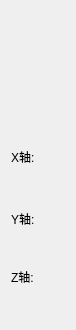
         <widget class="QWidget" name="layoutWidget_3">
          <property name="geometry">
           <rect>
            <x>50</x>
            <y>150</y>
            <width>69</width>
            <height>330</height>
           </rect>
          </property>
          <layout class="QVBoxLayout" name="verticalLayout_2">
           <item>
            <widget class="QLabel" name="label_40">
             <property name="minimumSize">
              <size>
               <width>54</width>
               <height>130</height>
              </size>
             </property>
             <property name="maximumSize">
              <size>
               <width>54</width>
               <height>23</height>
              </size>
             </property>
             <property name="layoutDirection">
              <enum>Qt::LeftToRight</enum>
             </property>
             <property name="text">
              <string>X轴:</string>
             </property>
            </widget>
           </item>
           <item>
            <widget class="QLabel" name="label_53">
             <property name="minimumSize">
              <size>
               <width>54</width>
               <height>28</height>
              </size>
             </property>
             <property name="maximumSize">
              <size>
               <width>54</width>
               <height>23</height>
              </size>
             </property>
             <property name="layoutDirection">
              <enum>Qt::LeftToRight</enum>
             </property>
             <property name="text">
              <string>Y轴:</string>
             </property>
            </widget>
           </item>
           <item>
            <widget class="QLabel" name="label_11">
             <property name="minimumSize">
              <size>
               <width>54</width>
               <height>22</height>
              </size>
             </property>
             <property name="maximumSize">
              <size>
               <width>54</width>
               <height>23</height>
              </size>
             </property>
             <property name="text">
              <string>Z轴:</string>
             </property>
            </widget>
           </item>
          </layout>
         </widget>
